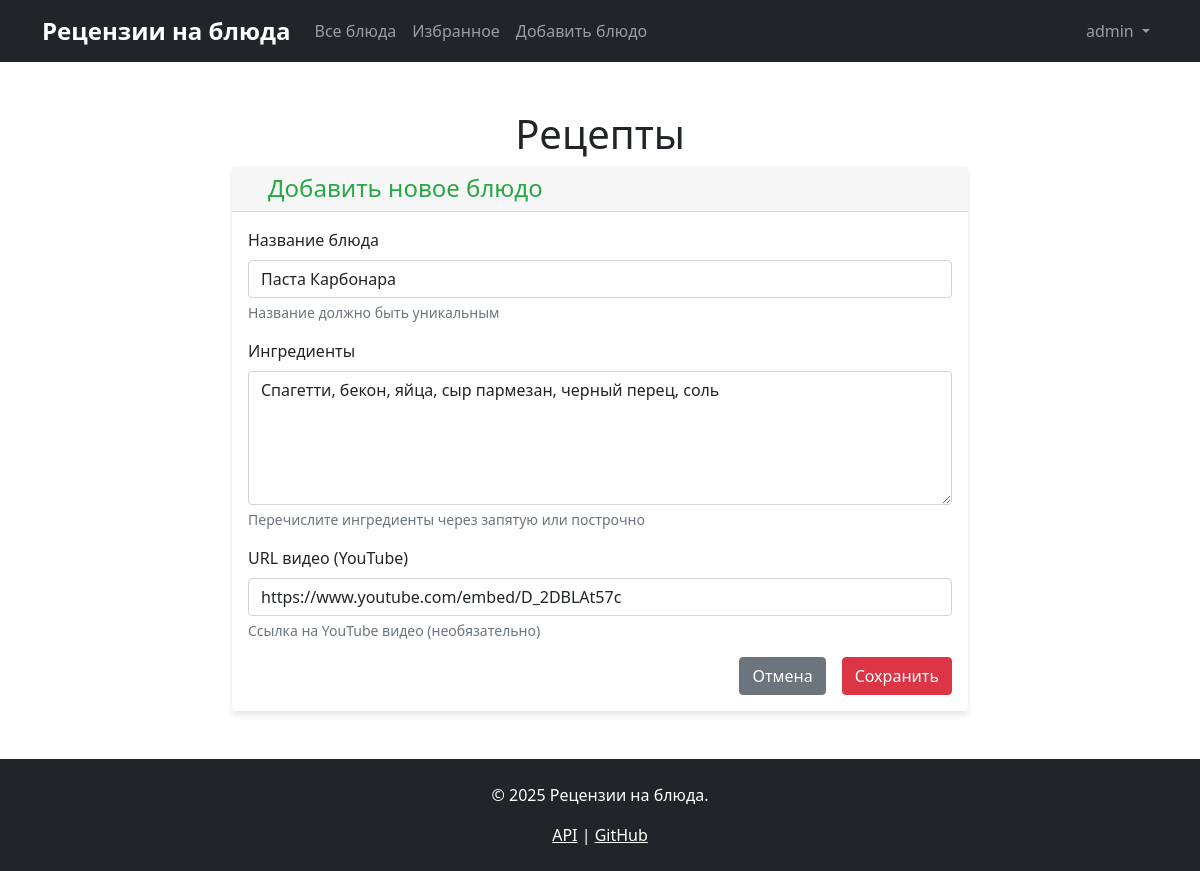
Screenshot of /dishes/1/edit (signed in) with the database file from the repository.
### data/users.py (models this page shows, shortened)
class User(SqlAlchemyBase, UserMixin, SerializerMixin):
    __tablename__ = 'users'
    id = sqlalchemy.Column(sqlalchemy.Integer,
                           primary_key=True, autoincrement=True)
    login = sqlalchemy.Column(sqlalchemy.String,
                              index=True, unique=True, nullable=True)
    hashed_password = sqlalchemy.Column(sqlalchemy.String, nullable=True)
    ratings = orm.relationship("DishRating", back_populates='user')
    favourites = orm.relationship("Favourite", back_populates='user')

### data/dishes.py (models this page shows, shortened)
class Dish(SqlAlchemyBase, SerializerMixin):
    __tablename__ = 'dishes'
    id = sqlalchemy.Column(sqlalchemy.Integer,
                           primary_key=True, autoincrement=True)
    name = sqlalchemy.Column(sqlalchemy.String, nullable=True, unique=True)
    ingredients = sqlalchemy.Column(sqlalchemy.Text, nullable=True)
    url = sqlalchemy.Column(sqlalchemy.String, nullable=True)
    author_id = sqlalchemy.Column(sqlalchemy.Integer,
                                  sqlalchemy.ForeignKey("users.id"),
                                  nullable=True)
    ratings = orm.relationship("DishRating", back_populates='dish')
    favourites = orm.relationship("Favourite", back_populates='dish')
    author = orm.relationship('User', backref='created_dishes')

### blueprints/dishes.py (the view, shortened to what this page needs)
@dishes_bp.route('/dishes/<int:dish_id>/edit', methods=['GET', 'POST'])
@login_required
def edit_dish(dish_id):
    session = db_session.create_session()
    dish = session.query(Dish).get(dish_id)
    if not dish:
        flash('Блюдо не найдено', 'danger')
        session.close()
        return redirect(url_for('dishes.dishes_list'))
    if not can_edit_dish(dish, current_user):
        flash('У вас нет прав для редактирования этого блюда', 'danger')
        session.close()
        return redirect(url_for('dishes.dishes_list', dish_id=dish_id))
    form = AddDishForm()
    if request.method == 'GET':
        form.name.data = dish.name
        form.ingredients.data = dish.ingredients
        form.url.data = dish.url
    session.close()
    return render_template('add_dish.html',
                           title='Редактировать блюдо1',
                           form=form,
                           get_navbar=get_navbar(),
                           get_footer=get_footer())

### forms/dish.py (shortened to what this page needs)
class AddDishForm(FlaskForm):
    name = StringField('Название блюда', validators=[DataRequired()])
    ingredients = TextAreaField('Ингредиенты', validators=[DataRequired()])
    url = StringField('URL видео (YouTube)',
                      validators=[Optional(), URL(message='Пожалуйста, введите корректную ссылку на YouTube видео')])
    submit = SubmitField('Сохранить')

### app.py (called while the page is built)
def get_footer():
    return '''<footer class="bg-dark text-white py-4 mt-5">
        <div class="container text-center">
            <p>&copy; 2025 Рецензии на блюда.</p>
            <p class="mb-0">
                <a href="/api/dishes" class="text-white">API</a> |
                <a href="https://github.com" class="text-white">GitHub</a>
            </p>
        </div>
    </footer>'''

@login_manager.user_loader
def load_user(user_id):
    session = db_session.create_session()
    return session.query(User).get(int(user_id))

### blueprints/dishes.py (called while the page is built)
def can_edit_dish(dish, user):
    if not user.is_authenticated:
        return False
    if user.id == 1:
        return True
    if dish.author_id == user.id:
        return True
    return False

def get_navbar():
    from app import get_navbar as app_get_navbar
    return app_get_navbar()

def get_footer():
    from app import get_footer as app_get_footer
    return app_get_footer()

### data/db_session.py (called while the page is built)
def create_session() -> Session:
    global __factory
    return __factory()

### templates/add_dish.html (shortened to what this page needs)
{% extends "base.html" %}
{% block content %}
<div class="row justify-content-center">
    <div class="col-md-8">
        <div class="card">
            <div class="card-header">
                <h4 class="mb-0"> Добавить новое блюдо</h4>
            </div>
            <div class="card-body">
                <form method="POST">
                    <div class="mb-3">
                        {{ form.name.label(class="form-label") }}
                        {{ form.name(class="form-control" + (" is-invalid" if form.name.errors else "")) }}
                        <div class="form-text">Название должно быть уникальным</div>
                    </div>
                    <div class="mb-3">
                        {{ form.ingredients.label(class="form-label") }}
                        {{ form.ingredients(class="form-control" + (" is-invalid" if form.ingredients.errors else ""), rows=5) }}
                        <div class="form-text">Перечислите ингредиенты через запятую или построчно</div>
                    </div>
                    <div class="mb-3">
                        {{ form.url.label(class="form-label") }}
                        {{ form.url(class="form-control" + (" is-invalid" if form.url.errors else "")) }}
                        <div class="form-text">Ссылка на YouTube видео (необязательно)</div>
                    </div>
                    <div class="d-grid gap-2 d-md-flex justify-content-md-end">
                        <a href="{{ url_for('dishes.dishes_list') }}" class="btn btn-secondary me-md-2">Отмена</a>
                        {{ form.submit(class="btn btn-primary") }}
                    </div>
                </form>
            </div>
        </div>
    </div>
</div>
{% endblock %}

### templates/base.html (shortened to what this page needs)
<!DOCTYPE html>
<html>
<head>
    <link href="https://cdn.jsdelivr.net/npm/bootstrap@5.1.3/dist/css/bootstrap.min.css" rel="stylesheet">
    <link rel="stylesheet" href="https://cdn.jsdelivr.net/npm/bootstrap-icons@1.10.0/font/bootstrap-icons.css">
    <link rel="stylesheet" href="{{url_for('static', filename='css/style.css')}}">
</head>
<body>
    {{ get_navbar|safe }}
    <div class="container text-center mt-5">
        <h1>Рецепты</h1>
    </div>
    <main role="main" class="container">
      {% block content %}{% endblock %}
    </main>
    {{ get_footer|safe }}
</body>
</html>

### static/css/style.css (style rules this page uses)
h4 { color: #28a745 !important; padding-left: 20px; }
.navbar-brand { font-weight: bold; font-size: 1.5rem; }
.card { box-shadow: 0 4px 6px rgba(0, 0, 0, 0.1); border: none; }
.btn-primary { background-color: #dc3545; border-color: #dc3545; }

### rows the page displays
User: login "Рецензии на блюда Все блюда Избранное Добавить блюдо admin"
Dish: name "Паста Карбонара", ingredients "Спагетти, бекон, яйца, сыр пармезан, черный перец, соль", url "https://www.youtube.com/embed/D_2DBLAt57c"

### other values shown
{{ get_footer|safe }} "© 2025 Рецензии на блюда. API | GitHub"
